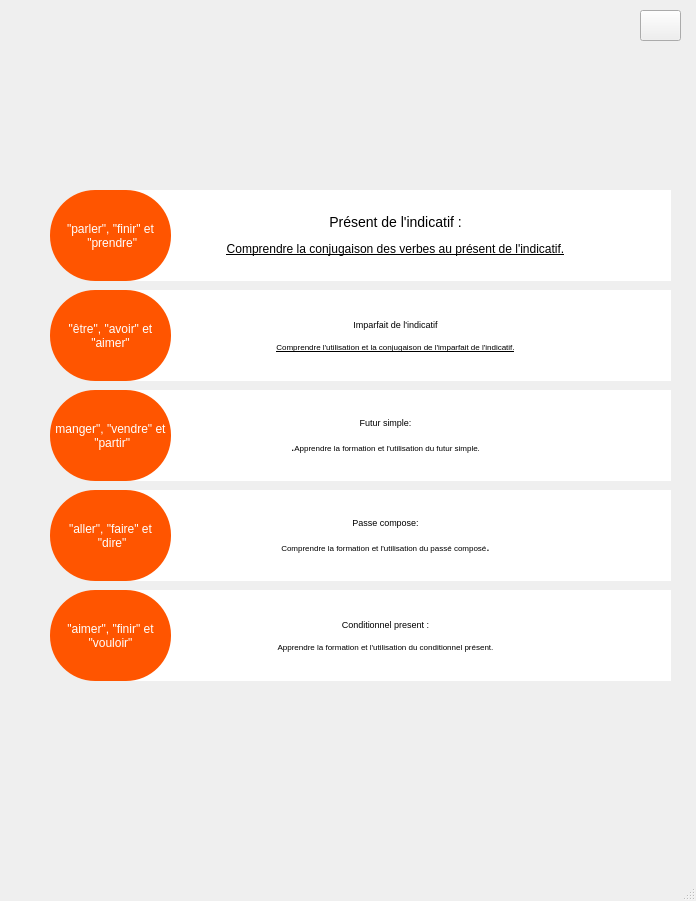
<?xml version="1.0" encoding="UTF-8"?>
<ui version="4.0">
 <class>Conjugaison</class>
 <widget class="QMainWindow" name="Conjugaison">
  <property name="geometry">
   <rect>
    <x>0</x>
    <y>0</y>
    <width>696</width>
    <height>901</height>
   </rect>
  </property>
  <property name="windowTitle">
   <string>MainWindow</string>
  </property>
  <property name="styleSheet">
   <string notr="true">background-image: url(:/img/img/bggi.PNG);</string>
  </property>
  <widget class="QWidget" name="centralwidget">
   <widget class="QLabel" name="label">
    <property name="geometry">
     <rect>
      <x>120</x>
      <y>190</y>
      <width>551</width>
      <height>91</height>
     </rect>
    </property>
    <property name="styleSheet">
     <string notr="true">border-bottom-color: rgb(170, 85, 0);
color: rgb(255, 255, 255);
color: rgb(0, 0, 0);
background-color: rgb(255, 255, 255);
border-right-color: rgb(170, 85, 0);
border-color: rgb(170, 85, 0);
font: 700 6pt &quot;Arial&quot;;</string>
    </property>
    <property name="text">
     <string>&lt;html&gt;&lt;head/&gt;&lt;body&gt;&lt;p align=&quot;center&quot;&gt;&lt;span style=&quot; font-size:large; color:#000000;&quot;&gt;Présent de l'indicatif :&lt;/span&gt;&lt;/p&gt;&lt;p align=&quot;center&quot;&gt;&lt;span style=&quot; text-decoration: underline;&quot;&gt;Comprendre la conjugaison des verbes au présent de l'indicatif.&lt;/span&gt;&lt;/p&gt;&lt;/body&gt;&lt;/html&gt;</string>
    </property>
   </widget>
   <widget class="QPushButton" name="coursco">
    <property name="geometry">
     <rect>
      <x>50</x>
      <y>190</y>
      <width>121</width>
      <height>91</height>
     </rect>
    </property>
    <property name="styleSheet">
     <string notr="true">background-color: rgb(255, 85, 0);
gridline-color: rgb(255, 255, 255);
border-bottom-color: rgb(255, 255, 255);
border-right-color: rgb(255, 255, 255);
border-top-color: rgb(255, 255, 255);
border-color: rgb(255, 255, 255);
selection-background-color: rgb(44, 23, 25);
color: rgb(255, 255, 255);
font: 700 6pt &quot;Arial&quot;;
border-radius: 45px;</string>
    </property>
    <property name="text">
     <string>&quot;parler&quot;, &quot;finir&quot; et
 &quot;prendre&quot;</string>
    </property>
    <property name="icon">
     <iconset theme="x-office-document"/>
    </property>
   </widget>
   <widget class="QLabel" name="label_5">
    <property name="geometry">
     <rect>
      <x>100</x>
      <y>390</y>
      <width>571</width>
      <height>91</height>
     </rect>
    </property>
    <property name="styleSheet">
     <string notr="true">border-bottom-color: rgb(170, 85, 0);
color: rgb(0, 0, 0);
background-color: rgb(255, 255, 255);
font: 700 10pt &quot;Arial&quot;;</string>
    </property>
    <property name="text">
     <string>&lt;html&gt;&lt;head/&gt;&lt;body&gt;&lt;p align=&quot;center&quot;&gt;&lt;span style=&quot; font-size:7pt;&quot;&gt;Futur simple:&lt;/span&gt;&lt;/p&gt;&lt;p align=&quot;center&quot;&gt;.&lt;span style=&quot; font-size:6pt;&quot;&gt;Apprendre la formation et l'utilisation du futur simple.&lt;/span&gt;&lt;/p&gt;&lt;/body&gt;&lt;/html&gt;</string>
    </property>
   </widget>
   <widget class="QPushButton" name="pushButton_7">
    <property name="geometry">
     <rect>
      <x>50</x>
      <y>290</y>
      <width>121</width>
      <height>91</height>
     </rect>
    </property>
    <property name="styleSheet">
     <string notr="true">background-color: rgb(255, 85, 0);
color: rgb(255, 255, 255);
font: 700 6pt &quot;Arial&quot;;
border-radius: 45px;</string>
    </property>
    <property name="text">
     <string>&quot;être&quot;, &quot;avoir&quot; et 
&quot;aimer&quot;</string>
    </property>
   </widget>
   <widget class="QPushButton" name="pushButton_6">
    <property name="geometry">
     <rect>
      <x>50</x>
      <y>390</y>
      <width>121</width>
      <height>91</height>
     </rect>
    </property>
    <property name="styleSheet">
     <string notr="true">background-color: rgb(255, 85, 0);
color: rgb(255, 255, 255);
font: 700 6pt &quot;Arial&quot;;
border-radius: 45px;</string>
    </property>
    <property name="text">
     <string>manger&quot;, &quot;vendre&quot; et
 &quot;partir&quot;</string>
    </property>
   </widget>
   <widget class="QLabel" name="logoo">
    <property name="geometry">
     <rect>
      <x>20</x>
      <y>0</y>
      <width>111</width>
      <height>91</height>
     </rect>
    </property>
    <property name="styleSheet">
     <string notr="true">image: url(:/img/img/logo.png);</string>
    </property>
    <property name="text">
     <string/>
    </property>
   </widget>
   <widget class="QLabel" name="label_2">
    <property name="geometry">
     <rect>
      <x>120</x>
      <y>290</y>
      <width>551</width>
      <height>91</height>
     </rect>
    </property>
    <property name="styleSheet">
     <string notr="true">border-bottom-color: rgb(170, 85, 0);
color: rgb(255, 255, 255);
color: rgb(0, 0, 0);
background-color: rgb(255, 255, 255);
font: 700 10pt &quot;Arial&quot;;</string>
    </property>
    <property name="text">
     <string>&lt;html&gt;&lt;head/&gt;&lt;body&gt;&lt;p align=&quot;center&quot;&gt;&lt;span style=&quot; font-size:7pt;&quot;&gt;Imparfait de l'indicatif&lt;/span&gt;&lt;/p&gt;&lt;p align=&quot;center&quot;&gt;&lt;span style=&quot; font-size:6pt; text-decoration: underline;&quot;&gt;Comprendre l'utilisation et la conjugaison de l'imparfait de l'indicatif.&lt;/span&gt;&lt;/p&gt;&lt;/body&gt;&lt;/html&gt;</string>
    </property>
   </widget>
   <widget class="QPushButton" name="pushButton_8">
    <property name="geometry">
     <rect>
      <x>50</x>
      <y>490</y>
      <width>121</width>
      <height>91</height>
     </rect>
    </property>
    <property name="styleSheet">
     <string notr="true">background-color: rgb(255, 85, 0);
color: rgb(255, 255, 255);
font: 700 6pt &quot;Arial&quot;;
border-radius: 45px;</string>
    </property>
    <property name="text">
     <string>&quot;aller&quot;, &quot;faire&quot; et
 &quot;dire&quot;</string>
    </property>
   </widget>
   <widget class="QLabel" name="label_6">
    <property name="geometry">
     <rect>
      <x>100</x>
      <y>490</y>
      <width>571</width>
      <height>91</height>
     </rect>
    </property>
    <property name="styleSheet">
     <string notr="true">border-bottom-color: rgb(170, 85, 0);
color: rgb(0, 0, 0);
background-color: rgb(255, 255, 255);
font: 700 10pt &quot;Arial&quot;;</string>
    </property>
    <property name="text">
     <string>&lt;html&gt;&lt;head/&gt;&lt;body&gt;&lt;p align=&quot;center&quot;&gt;&lt;span style=&quot; font-size:7pt; color:#000000;&quot;&gt;Passe compose:&lt;/span&gt;&lt;/p&gt;&lt;p align=&quot;center&quot;&gt;&lt;span style=&quot; font-size:6pt;&quot;&gt;Comprendre la formation et l'utilisation du passé composé&lt;/span&gt;.&lt;/p&gt;&lt;/body&gt;&lt;/html&gt;</string>
    </property>
   </widget>
   <widget class="QPushButton" name="pushButton_9">
    <property name="geometry">
     <rect>
      <x>50</x>
      <y>590</y>
      <width>121</width>
      <height>91</height>
     </rect>
    </property>
    <property name="styleSheet">
     <string notr="true">background-color: rgb(255, 85, 0);
color: rgb(255, 255, 255);
font: 700 6pt &quot;Arial&quot;;
border-radius: 45px;</string>
    </property>
    <property name="text">
     <string>&quot;aimer&quot;, &quot;finir&quot; et
 &quot;vouloir&quot; </string>
    </property>
   </widget>
   <widget class="QLabel" name="label_7">
    <property name="geometry">
     <rect>
      <x>100</x>
      <y>590</y>
      <width>571</width>
      <height>91</height>
     </rect>
    </property>
    <property name="styleSheet">
     <string notr="true">border-bottom-color: rgb(170, 85, 0);
color: rgb(0, 0, 0);
background-color: rgb(255, 255, 255);
font: 700 10pt &quot;Arial&quot;;</string>
    </property>
    <property name="text">
     <string>&lt;html&gt;&lt;head/&gt;&lt;body&gt;&lt;p align=&quot;center&quot;&gt;&lt;span style=&quot; font-size:7pt; color:#000000;&quot;&gt;Conditionnel present :&lt;/span&gt;&lt;/p&gt;&lt;p align=&quot;center&quot;&gt;&lt;span style=&quot; font-size:6pt;&quot;&gt;Apprendre la formation et l'utilisation du conditionnel présent.&lt;/span&gt;&lt;/p&gt;&lt;/body&gt;&lt;/html&gt;</string>
    </property>
   </widget>
   <widget class="QPushButton" name="back">
    <property name="geometry">
     <rect>
      <x>640</x>
      <y>10</y>
      <width>41</width>
      <height>31</height>
     </rect>
    </property>
    <property name="styleSheet">
     <string notr="true">border-image: url(:/img/img/bc-r.png);</string>
    </property>
    <property name="text">
     <string/>
    </property>
   </widget>
   <zorder>label</zorder>
   <zorder>coursco</zorder>
   <zorder>label_5</zorder>
   <zorder>pushButton_6</zorder>
   <zorder>logoo</zorder>
   <zorder>label_2</zorder>
   <zorder>pushButton_7</zorder>
   <zorder>label_6</zorder>
   <zorder>label_7</zorder>
   <zorder>pushButton_9</zorder>
   <zorder>pushButton_8</zorder>
   <zorder>back</zorder>
  </widget>
  <widget class="QMenuBar" name="menubar">
   <property name="geometry">
    <rect>
     <x>0</x>
     <y>0</y>
     <width>696</width>
     <height>17</height>
    </rect>
   </property>
  </widget>
  <widget class="QStatusBar" name="statusbar"/>
 </widget>
 <resources/>
 <connections/>
</ui>
